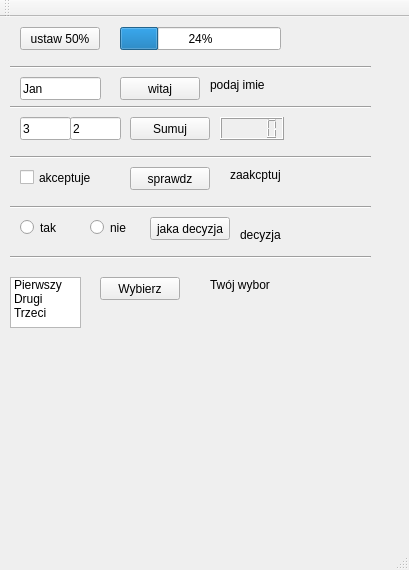
<?xml version="1.0" encoding="UTF-8"?>
<ui version="4.0">
 <class>MainWindow</class>
 <widget class="QMainWindow" name="MainWindow">
  <property name="geometry">
   <rect>
    <x>0</x>
    <y>0</y>
    <width>409</width>
    <height>570</height>
   </rect>
  </property>
  <property name="windowTitle">
   <string>MainWindow</string>
  </property>
  <widget class="QWidget" name="centralWidget">
   <widget class="QPushButton" name="pushButton">
    <property name="geometry">
     <rect>
      <x>20</x>
      <y>10</y>
      <width>80</width>
      <height>23</height>
     </rect>
    </property>
    <property name="text">
     <string>ustaw 50%</string>
    </property>
   </widget>
   <widget class="QProgressBar" name="progressBar">
    <property name="geometry">
     <rect>
      <x>120</x>
      <y>10</y>
      <width>161</width>
      <height>23</height>
     </rect>
    </property>
    <property name="value">
     <number>24</number>
    </property>
   </widget>
   <widget class="QLCDNumber" name="lcdNumber">
    <property name="geometry">
     <rect>
      <x>220</x>
      <y>100</y>
      <width>64</width>
      <height>23</height>
     </rect>
    </property>
    <property name="autoFillBackground">
     <bool>true</bool>
    </property>
   </widget>
   <widget class="QLineEdit" name="lineEditx">
    <property name="geometry">
     <rect>
      <x>20</x>
      <y>100</y>
      <width>51</width>
      <height>23</height>
     </rect>
    </property>
    <property name="text">
     <string>3</string>
    </property>
   </widget>
   <widget class="QLineEdit" name="lineEdity">
    <property name="geometry">
     <rect>
      <x>70</x>
      <y>100</y>
      <width>51</width>
      <height>23</height>
     </rect>
    </property>
    <property name="text">
     <string>2</string>
    </property>
   </widget>
   <widget class="QPushButton" name="pushButton_2">
    <property name="geometry">
     <rect>
      <x>130</x>
      <y>100</y>
      <width>80</width>
      <height>23</height>
     </rect>
    </property>
    <property name="text">
     <string>Sumuj</string>
    </property>
   </widget>
   <widget class="QPushButton" name="pushButton_3">
    <property name="geometry">
     <rect>
      <x>120</x>
      <y>60</y>
      <width>80</width>
      <height>23</height>
     </rect>
    </property>
    <property name="text">
     <string>witaj</string>
    </property>
   </widget>
   <widget class="QLabel" name="label_witaj">
    <property name="geometry">
     <rect>
      <x>210</x>
      <y>60</y>
      <width>71</width>
      <height>16</height>
     </rect>
    </property>
    <property name="text">
     <string>podaj imie</string>
    </property>
   </widget>
   <widget class="QLineEdit" name="lineEdit_imie">
    <property name="geometry">
     <rect>
      <x>20</x>
      <y>60</y>
      <width>81</width>
      <height>23</height>
     </rect>
    </property>
    <property name="text">
     <string>Jan</string>
    </property>
   </widget>
   <widget class="QCheckBox" name="checkBox">
    <property name="geometry">
     <rect>
      <x>20</x>
      <y>150</y>
      <width>85</width>
      <height>21</height>
     </rect>
    </property>
    <property name="text">
     <string>akceptuje</string>
    </property>
   </widget>
   <widget class="QPushButton" name="pushButton_4">
    <property name="geometry">
     <rect>
      <x>130</x>
      <y>150</y>
      <width>80</width>
      <height>23</height>
     </rect>
    </property>
    <property name="text">
     <string>sprawdz</string>
    </property>
   </widget>
   <widget class="QLabel" name="label_akceptacja">
    <property name="geometry">
     <rect>
      <x>230</x>
      <y>150</y>
      <width>59</width>
      <height>15</height>
     </rect>
    </property>
    <property name="text">
     <string>zaakcptuj</string>
    </property>
   </widget>
   <widget class="Line" name="line">
    <property name="geometry">
     <rect>
      <x>10</x>
      <y>130</y>
      <width>361</width>
      <height>20</height>
     </rect>
    </property>
    <property name="orientation">
     <enum>Qt::Horizontal</enum>
    </property>
   </widget>
   <widget class="Line" name="line_2">
    <property name="geometry">
     <rect>
      <x>10</x>
      <y>80</y>
      <width>361</width>
      <height>20</height>
     </rect>
    </property>
    <property name="orientation">
     <enum>Qt::Horizontal</enum>
    </property>
   </widget>
   <widget class="Line" name="line_3">
    <property name="geometry">
     <rect>
      <x>10</x>
      <y>40</y>
      <width>361</width>
      <height>20</height>
     </rect>
    </property>
    <property name="orientation">
     <enum>Qt::Horizontal</enum>
    </property>
   </widget>
   <widget class="Line" name="line_4">
    <property name="geometry">
     <rect>
      <x>10</x>
      <y>180</y>
      <width>361</width>
      <height>20</height>
     </rect>
    </property>
    <property name="orientation">
     <enum>Qt::Horizontal</enum>
    </property>
   </widget>
   <widget class="QRadioButton" name="radioButton_tak">
    <property name="geometry">
     <rect>
      <x>20</x>
      <y>200</y>
      <width>100</width>
      <height>21</height>
     </rect>
    </property>
    <property name="text">
     <string>tak</string>
    </property>
   </widget>
   <widget class="QRadioButton" name="radioButton_nie">
    <property name="geometry">
     <rect>
      <x>90</x>
      <y>200</y>
      <width>100</width>
      <height>21</height>
     </rect>
    </property>
    <property name="text">
     <string>nie</string>
    </property>
   </widget>
   <widget class="QPushButton" name="pushButton_5">
    <property name="geometry">
     <rect>
      <x>150</x>
      <y>200</y>
      <width>80</width>
      <height>23</height>
     </rect>
    </property>
    <property name="text">
     <string>jaka decyzja</string>
    </property>
   </widget>
   <widget class="QLabel" name="label_decyzja">
    <property name="geometry">
     <rect>
      <x>240</x>
      <y>210</y>
      <width>59</width>
      <height>15</height>
     </rect>
    </property>
    <property name="text">
     <string>decyzja</string>
    </property>
   </widget>
   <widget class="Line" name="line_5">
    <property name="geometry">
     <rect>
      <x>10</x>
      <y>230</y>
      <width>361</width>
      <height>20</height>
     </rect>
    </property>
    <property name="orientation">
     <enum>Qt::Horizontal</enum>
    </property>
   </widget>
   <widget class="QListWidget" name="listWidget">
    <property name="geometry">
     <rect>
      <x>10</x>
      <y>260</y>
      <width>71</width>
      <height>51</height>
     </rect>
    </property>
    <item>
     <property name="text">
      <string>Pierwszy</string>
     </property>
    </item>
    <item>
     <property name="text">
      <string>Drugi</string>
     </property>
    </item>
    <item>
     <property name="text">
      <string>Trzeci</string>
     </property>
    </item>
   </widget>
   <widget class="QPushButton" name="pushButton_6">
    <property name="geometry">
     <rect>
      <x>100</x>
      <y>260</y>
      <width>80</width>
      <height>23</height>
     </rect>
    </property>
    <property name="text">
     <string>Wybierz</string>
    </property>
   </widget>
   <widget class="QLabel" name="label_lista">
    <property name="geometry">
     <rect>
      <x>210</x>
      <y>260</y>
      <width>161</width>
      <height>16</height>
     </rect>
    </property>
    <property name="text">
     <string>Twój wybor</string>
    </property>
   </widget>
  </widget>
  <widget class="QMenuBar" name="menuBar">
   <property name="geometry">
    <rect>
     <x>0</x>
     <y>0</y>
     <width>409</width>
     <height>20</height>
    </rect>
   </property>
  </widget>
  <widget class="QToolBar" name="mainToolBar">
   <attribute name="toolBarArea">
    <enum>TopToolBarArea</enum>
   </attribute>
   <attribute name="toolBarBreak">
    <bool>false</bool>
   </attribute>
  </widget>
  <widget class="QStatusBar" name="statusBar"/>
 </widget>
 <layoutdefault spacing="6" margin="11"/>
 <resources/>
 <connections/>
</ui>
